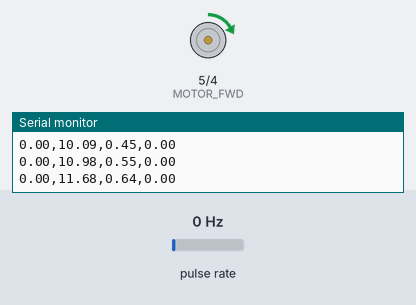
This sketch was run on a simulated Arduino Uno, built with avr-gcc and run on an emulated ATmega328P. Parts: motor-driver pin pairs drawn as motors (green arrow = first pin HIGH = forward, orange = second pin HIGH = backward, longer = more drive), the last lines printed to the serial monitor. Wiring (inferred from the names in the program): pulse sensor: data pin 2. Inputs (shaded band) come from the test bench; at power-on: pulse rate 0 Hz.

Above: at 1.0 s.
1.3 s: pulse rate (sensor on pin 2) set to 4 Hz
4.3 s: pulse rate (sensor on pin 2) set to 50 Hz
At 4.45 s:
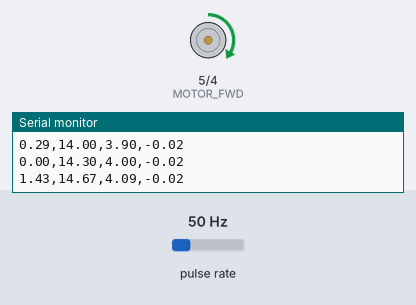
At 17.5 s:
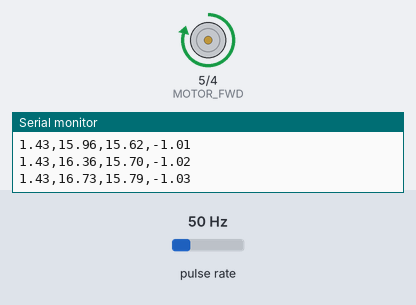
Timing chart, 0 to 19.3 s (numbered marks = the images above; inputs shaded):
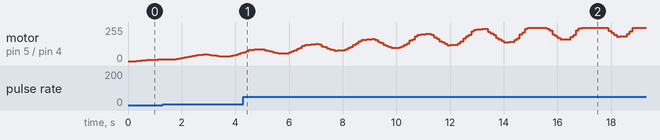

The sketch:

3_MIT.ino
```cpp
#define MOTOR_FWD     5 // Motor Forward pin
#define MOTOR_REV     4 // Motor Reverse pin
#define ENCODER_PIN1  2 // Encoder Output 'A' must connected with intreput pin of arduino.
#define ENCODER_PIN2  3 // Encoder Output 'B' must connected with intreput pin of arduino.
#define PPR           7 // Encoder Pulses per Revolution (from datasheet)
#define GEAR_RATIO  300 // Gear Ratio from experiment (with load R = 5kΩ)

volatile int lastEncoded = 0;
volatile int pulseCount = 0;
volatile long encoderValue = 0;

unsigned long lastTime = 0;
unsigned long currentTime = 0;
unsigned long now = 0;
float t = 0;
float dt = 0;
float Ts = 100;

int motorSpeed = 0;
float u = 0;
float RPM = 0;

int ref = 20;
int r = 0;

float e0 = 0;
float yp = 0;
float ym = 0, ym_dot = 0;
float r_filtered = 0, r_filtered_dot = 0;
float yp_filtered = 0, yp_filtered_dot = 0;
float theta1 = 0, theta2 = 0, theta1_dot = 0, theta2_dot = 0;
float denom = 1;

float am = 1, bm = 1;
float gamma = 1;

// Reference sequence
int refs[]   = {20, 20, 20};       // r1, r2, r3 (reference signals)
int delays[] = {8000, 6000, 6000}; // delay1, delay2, delay3 (ms)

unsigned long stepStartTime = 0;
int numSteps = sizeof(refs) / sizeof(refs[0]);
int currentStep = 0;

void setup() {
    Serial.begin(9600);

    pinMode(MOTOR_FWD, OUTPUT);
    pinMode(MOTOR_REV, OUTPUT);

    pinMode(ENCODER_PIN1, INPUT_PULLUP);
    attachInterrupt(digitalPinToInterrupt(ENCODER_PIN1), countPulse, RISING);

    lastTime = millis();
}

void loop() {
    currentTime = millis();
    dt = currentTime - lastTime;

    // For step function
    // if (currentTime - stepStartTime >= delays[currentStep]) {
    //     currentStep++;
    //     if (currentStep >= numSteps) {
    //         currentStep = 0;
    //     }

    //     ref = refs[currentStep];
    //     stepStartTime = currentTime;
    // }

    // For sinusoidal function
    t = currentTime * 0.001;  // (sec)
    ref = 16 + 5 * sin(3 * t);

    if (dt >= Ts) {
        dt = dt/1000;
        r = ref;

        // Plant: dyp/dt = -a * yp + b* u ---> implemented inside the real system
        yp = RPM;

        // Error: e0 = yp - ym
        e0 = yp - ym;

        /*
            +--------+
            |MIT Rule|
            +--------+

            dθ1/dt = -γ * ( am / (s+am) *  r) * e0
            dθ2/dt =  γ * ( am / (s+am) * yp) * e0

            ---> r_filtered_dot  = ( am / (s+am) *  r)
            ---> yp_filtered_dot = ( am / (s+am) * yp)
        */

        r_filtered_dot  = -am *  r_filtered + am * r;
        yp_filtered_dot = -am * yp_filtered + am * yp;

        // Euler integration
        r_filtered  = r_filtered  +  r_filtered_dot * dt;
        yp_filtered = yp_filtered + yp_filtered_dot * dt;

        // Model: dym/dt = -am * ym + bm * r
        ym_dot = -am * ym + bm * r;
        ym = ym + ym_dot * dt;

        denom = 0.001 + r_filtered * r_filtered + yp_filtered * yp_filtered;

        // MIT
        theta1_dot = -gamma *  (r_filtered/denom) * e0;
        theta2_dot =  gamma * (yp_filtered/denom) * e0;

        // Euler integration
        theta1 = theta1 + theta1_dot * dt;
        theta2 = theta2 + theta2_dot * dt;

        // Controller
        u = theta1 * r - theta2 * yp;

        if(u >= 250){
            u = 250;
        }

        if (u >= 0 && u <= 255) {
            motorSpeed = u;
            analogWrite(MOTOR_FWD, motorSpeed);
            analogWrite(MOTOR_REV, 0);
        }
        else if (u < 0 && u >= -255) {
            motorSpeed = -u;
            analogWrite(MOTOR_REV, motorSpeed);
            analogWrite(MOTOR_FWD, 0);
        }

        detachInterrupt(digitalPinToInterrupt(ENCODER_PIN1));

        // RPM calculaition
        RPM = (pulseCount / ((float)PPR * GEAR_RATIO)) * 60.0 / (Ts/1000);

        pulseCount = 0;
        lastTime = currentTime;

        attachInterrupt(digitalPinToInterrupt(ENCODER_PIN1), countPulse, RISING);

        // Plots
        Serial.print(RPM);
        Serial.print(",");
        Serial.print(ym);
        Serial.print(",");
        Serial.print(theta1);
        Serial.print(",");
        Serial.println(theta2);
    }
}

// ISR: count pulses via encoder
void countPulse() {
    pulseCount++;
}
```
